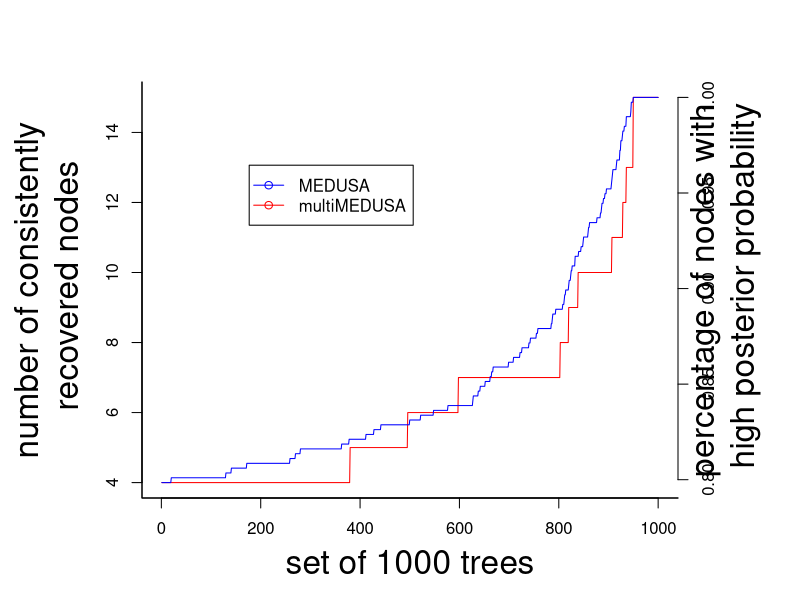
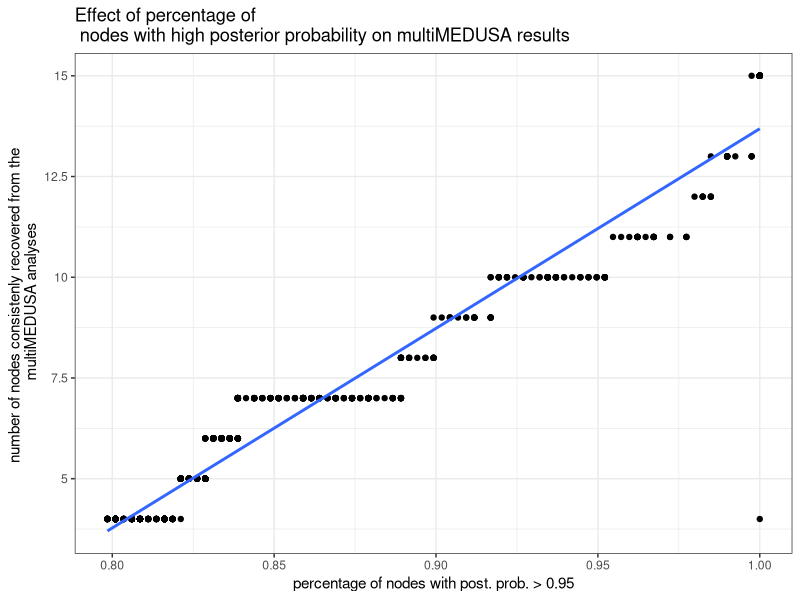
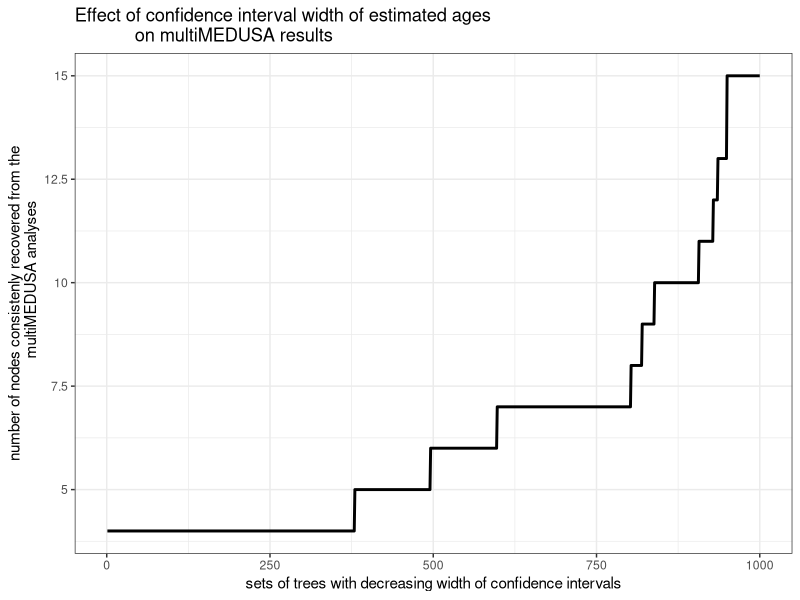

Recreate these plots in R, in order.
# This code plots for each of the set of 1000 trees:
# * the percentage of node splits with hight posterior probability (> 0.95)
# * the number of nodes consistenly recovered across the set of 1000 trees, which 
#   is the number of node splits found in more than 950 trees.
library(ggplot2)

multimedusa <- read.csv("output/multimedusa_output.csv", header=FALSE)
medusa      <- read.csv("output/percentage_nodes_high_post_prob.csv", header=FALSE)

png(filename="figures/plot_medusa_multimedusa_tests.png")
par(bty="l", cex.main=2, cex.lab=2)
par(mar=c(5,7,4,6)+0.1)

plot(multimedusa$V1, multimedusa$V2, col="red", type="l", xlab="set of 1000 trees",
      ylab="number of consistently\n recovered nodes")

par(new=TRUE)
plot(medusa$V1, medusa$V2, col="blue", type="l", xaxt="n", yaxt="n", xlab="", ylab="")
axis(4)
mtext("percentage of nodes with\n high posterior probability", side=4, line=3, cex=2)
legend("topleft", legend=c("MEDUSA","multiMEDUSA"), lty=1, pch=1, col=c("blue","red"), inset=0.2)

dev.off()


## plot percentage of good nodes versus consistently recovered nodes
par(new=TRUE)
png(filename="figures/plot_medusa_multimedusa_tests_2.png")
data <- as.data.frame(cbind(medusa$V2, multimedusa$V2))
p <- qplot(data$V1, data$V2, geom="point")
p + geom_smooth(method="lm", se=FALSE, aes(data$V1))    + 
    scale_y_continuous(breaks=c(5, 7.5, 10, 12.5, 15), 
    labels=c("5", "7.5", "10", "12.5", "15"))           + 
    labs(title="Effect of percentage of \n nodes with high posterior probability on multiMEDUSA results") +
    xlab("percentage of nodes with post. prob. > 0.95") +
    ylab("number of nodes consistenly recovered from the \n multiMEDUSA analyses") +
    theme_bw()
dev.off()


## plot width of confidence intervals for estimated ages versus consistently recovered nodes
multimedusa <- read.csv("output/multimedusa_output.csv", header=FALSE)
par(new=TRUE)
png(filename="figures/plot_multimedusa_tests_on_confidence_intervals.png")
p <- qplot(multimedusa$V1, multimedusa$V2, geom="line",  size=I(1),
            main="Effect of confidence interval width of estimated ages
            on multiMEDUSA results",
            xlab="sets of trees with decreasing width of confidence intervals",
            ylab="number of nodes consistenly recovered from the
            multiMEDUSA analyses")
p + scale_y_continuous(breaks=c(5, 7.5, 10, 12.5, 15), 
                       labels=c("5", "7.5", "10", "12.5", "15")) + theme_bw()
dev.off()
